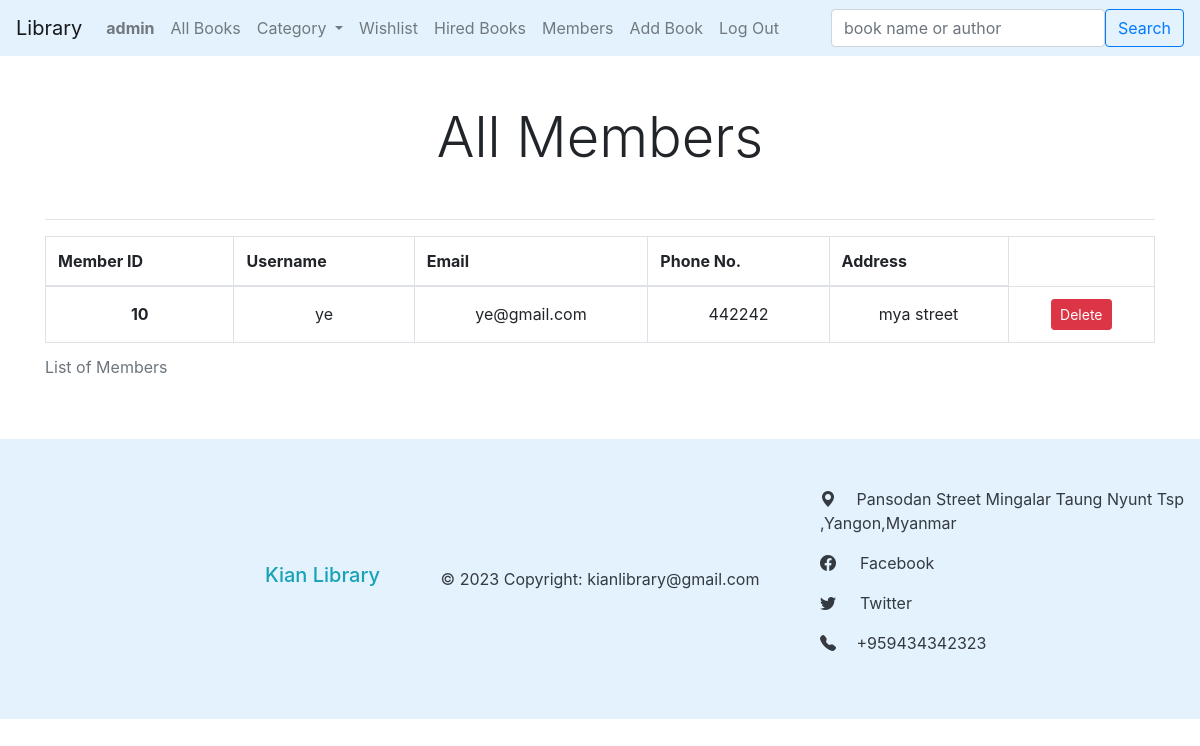
Page /members (signed in) on the committed database.
### book/models.py (models this page shows)
class User(AbstractUser):
    phone =  PhoneField(blank=True,null=True, help_text='Contact phone number')
    address = models.CharField(max_length=250,blank=True,null=True)

### book/views.py (the view)
# urls.py: path('members',views.members,name='members'),
def members(request):
    if request.user.username == 'admin':
        members = User.objects.all().exclude(is_superuser=True)
    else:
        return HttpResponseForbidden()
    categories = Category.objects.all()
    return render(request,'book/members.html',{
        'members': members,
        'categories': categories
    })

### book/templates/book/members.html (shortened to what this page needs)
{% extends "book/layout.html" %}
{% load static %}
{% block body %}
<div class="container">
    <h4 class="display-4 my-5 text-center">All Members</h4>
    <hr>
{% if members %}
    <table class="table table-bordered">
        <caption>List of Members</caption>
        <thead>
          <tr>
            <th scope="col">Member ID</th>
            <th scope="col">Username</th>
            <th scope="col">Email</th>
            <th scope="col">Phone No.</th>
            <th scope="col">Address</th>
          </tr>
        </thead>
        <tbody>
        {% for member in members %}
            <tr>
                <th class="align-middle text-center" scope="row"> {{ member.id }} </th>
                <td class="align-middle text-center"> {{ member.username }} </td>
                <td class="align-middle text-center"> {{ member.email }} </td>
                <td class="align-middle text-center">{{ member.phone }}</td>
                <td class="align-middle text-center">{{ member.address }}</td>
                <td class="align-middle text-center">
                    <a class="btn btn-danger btn-sm" href="{% url 'delete_member' member.id %}">Delete</a>
                </td>
            </tr>
        {% endfor %}
        </tbody>
      </table>
</div>
    {% endif %}
{% endblock %}

### book/templates/book/layout.html (shortened to what this page needs)
{% load static %}
<!DOCTYPE html>
<html lang="en">
    <head>
        <link rel="stylesheet" href="https://stackpath.bootstrapcdn.com/bootstrap/4.4.1/css/bootstrap.min.css">
        <link rel="stylesheet" href="https://cdn.jsdelivr.net/npm/bootstrap-icons@1.10.3/font/bootstrap-icons.css">
    </head>
    <body>
    <nav class="navbar navbar-expand-sm navbar-light " style="background-color: #e3f2fd;">
            <a class="navbar-brand" href="{% url 'index' %}">Library</a>
            <div class="collapse navbar-collapse" id="navbarSupportedContent">
                 <ul class="navbar-nav mr-auto">
                {% if user.is_authenticated %}
                    <li class="nav-item">
                        <a class="nav-link" href="#"><strong>{{ user.username }}</strong></a>
                    </li>
                {% endif %}
                <li class="nav-item">
                  <a class="nav-link" aria-current="page" href="{% url 'index' %}">All Books</a>
                </li>
                <li class="nav-item dropdown">
                    <a class="nav-link dropdown-toggle" href="#" id="navbarDropdown" role="button" data-bs-toggle="dropdown" aria-expanded="false">
                      Category
                    </a>
                  </li>
                <li class="nav-item">
                    <a class="nav-link" href="{% url 'wishlist' %}">Wishlist</a>
                </li>
                {% if user.is_authenticated %}
                    <li class="nav-item">
                        <a class="nav-link" href="{% url 'hirebook_list' %}">Hired Books</a>
                    </li>
                    {% if user.username == 'admin' %}
                    <li class="nav-item">
                        <a class="nav-link" href="{% url 'members' %}">Members</a>
                    </li>
                    <li class="nav-item">
                        <a class="nav-link" href="{% url 'add_book' %}">Add Book</a>
                    </li>
                    {% else %}
                    <li class="nav-item">
                        <a class="nav-link" href="{% url 'contact' %}">Contact Us</a>
                    </li>
                    {%  endif %}
                    <li class="nav-item">
                        <a class="nav-link" href="{% url 'logout' %}">Log Out</a>
                    </li>
                {% endif %}
              </ul>
              <form action="{% url 'search' %}" method="post" id="search_form" class="d-flex">
                <input class="form-control me-2" name="search" type="search" placeholder="book name or author" aria-label="Search">
                <button class="btn btn-outline-primary" type="submit">Search</button>
              </form>
            </div>
    </nav>
        <div class="body">
            {% block body %}
            {% endblock %}
        </div>
        <footer class="text-center text-dark mt-5" style="background-color:#e3f2fd">
            <div class="row justify-content-between align-items-center">
                <div class="col-lg-4 ">
                    <h5 class="text-lg-right ml-3"><a href="#" class="text-info">Kian Library</a></h5>
                </div>
                <div class="col-lg-4 text-center py-4">
                    © 2023 Copyright:
                    <a class="text-dark" href="#">kianlibrary@gmail.com</a>
                </div>
                <div class="col-lg-4">
                    <ul class="text-lg-left py-5 list-unstyled">
                        <li id="address" class="pb-3">
                            <i class="bi bi-geo-alt-fill"></i> <span class="ml-3">Pansodan Street Mingalar Taung Nyunt Tsp ,Yangon,Myanmar</span>
                        </li>
                        <li class="pb-3">
                            <a href="https://www.facebook.com/kianlibrary" class="text-dark"><i class="bi bi-facebook"></i><span class="ml-4">Facebook</span></a>
                        </li>
                        <li class="pb-3">
                            <a href="https://www.twitter.com/kianlibrary" class="text-dark"><i class="bi bi-twitter"></i><span class="ml-4">Twitter</span></a>
                        </li>
                        <li id="phone">
                            <i class="bi bi-telephone-fill"></i> <span class="ml-3">+959434342323</span>
                        </li>
                    </ul>
                </div>
            </div>
        </footer>
</body>
</html>

### rows in the picture
User: username "admin"
User: id "10", username "ye", email "ye@gmail.com", phone "442242", address "mya street"
